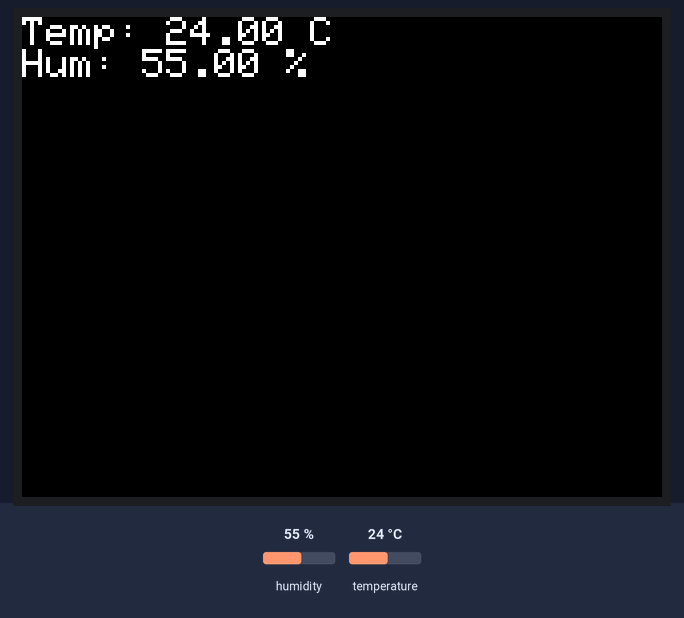
The sketch below on a simulated ESP32. Parts: 320×240 colour display. The test bench sets the inputs (shaded band); at power-on: humidity 55 %, temperature 24 °C. The local clock reads 2024-03-15 10:24:30 at power-on unless the sketch sets it; storage starts empty.

Above: at 1.4 s.
1.5 s: humidity set to 22 %
At 3.4 s:
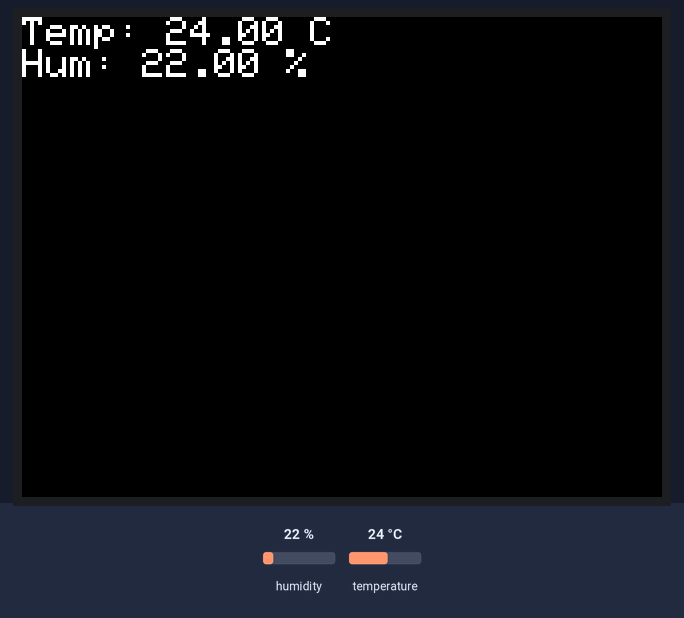
4.3 s: temperature set to 12 °C
At 4.9 s:
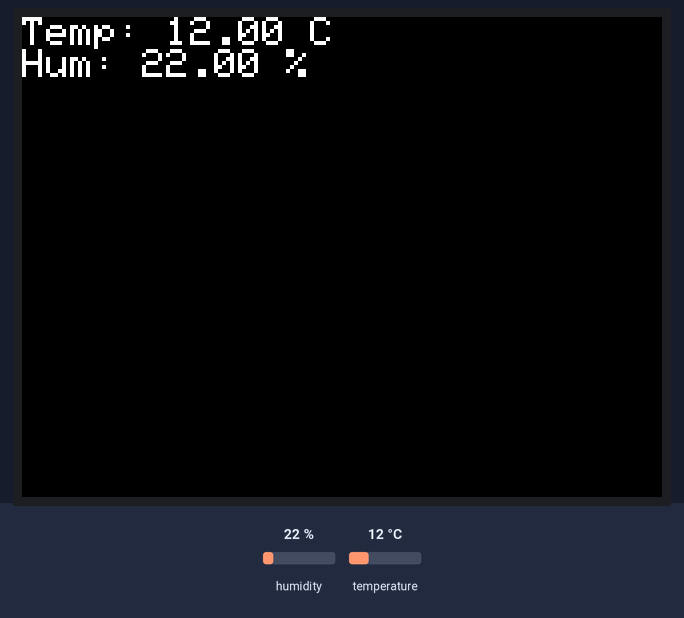
7.1 s: humidity set to 40 %
At 9.9 s:
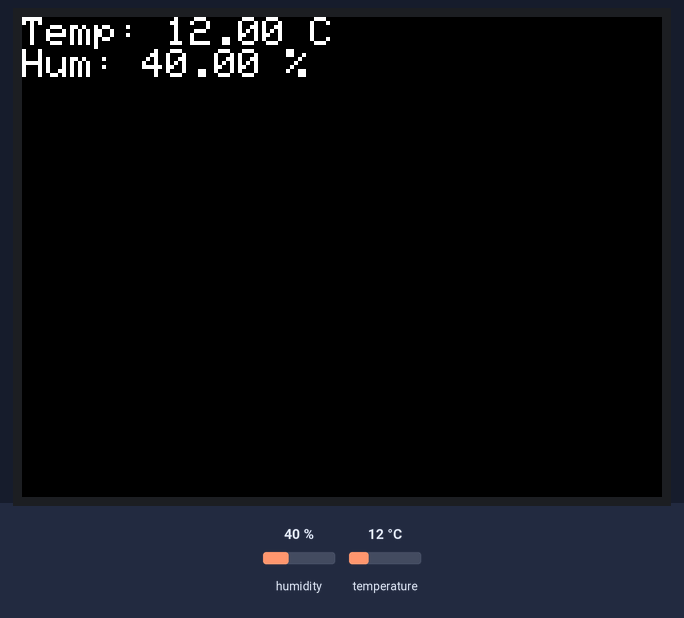
10.2 s: temperature set to 19 °C
Timing chart, 0 to 13.2 s (numbered marks = the images above; inputs shaded):
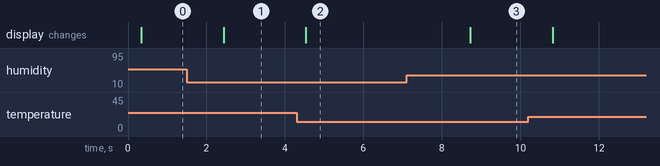

Measured:
- after the input at 1.5 s, the display: changes after 0.94 s (image 1)
- after the input at 4.3 s, the display: changes after 0.23 s (image 2)
- after the input at 7.1 s, the display: changes after 1.6 s (image 3)

The sketch:

TFTcode.ino
```cpp
#include <DHT.h>
#include <Wire.h>
#include <RTClib.h>
#include <SD.h>
#include <TFT_eSPI.h>

#define DHTPIN 2
#define DHTTYPE DHT22
#define SD_CS 10
#define TFT_CS 9
#define TFT_RST 8
#define TFT_RS 7

DHT dht(DHTPIN, DHTTYPE);
RTC_DS3231 rtc;  // Change to RTC_DS3231 for DS3231SN
TFT_eSPI tft = TFT_eSPI();  // Create an instance of the TFT_eSPI class

void setup() {
  Serial.begin(9600);
  dht.begin();

  if (!rtc.begin()) {
    Serial.println("Couldn't find RTC");
    while (1);
  }

  if (!SD.begin(SD_CS)) {
    Serial.println("Card failed, or not present");
    while (1);
  }

  tft.init();
  tft.setRotation(1);
  tft.fillScreen(TFT_BLACK);
}

void loop() {
  float humidity = dht.readHumidity();
  float temperature = dht.readTemperature();
  DateTime now = rtc.now();

  logDataToSD(now, temperature, humidity);
  displayDataOnTFT(temperature, humidity);

  delay(2000);
}

void logDataToSD(DateTime now, float temperature, float humidity) {
  File dataFile = SD.open("datalog.txt", FILE_WRITE);
  if (dataFile) {
    dataFile.print(now.year(), DEC);
    dataFile.print('/');
    dataFile.print(now.month(), DEC);
    dataFile.print('/');
    dataFile.print(now.day(), DEC);
    dataFile.print(' ');
    dataFile.print(now.hour(), DEC);
    dataFile.print(':');
    dataFile.print(now.minute(), DEC);
    dataFile.print(':');
    dataFile.print(now.second(), DEC);
    dataFile.print(", ");
    dataFile.print(temperature);
    dataFile.print(", ");
    dataFile.println(humidity);
    dataFile.close();
  } else {
    Serial.println("Error opening datalog.txt");
  }
}

void displayDataOnTFT(float temperature, float humidity) {
  tft.fillScreen(TFT_BLACK);
  tft.setCursor(0, 0);
  tft.setTextColor(TFT_WHITE);
  tft.setTextSize(2);
  tft.print("Temp: ");
  tft.print(temperature);
  tft.println(" C");
  tft.print("Hum: ");
  tft.print(humidity);
  tft.println(" %");
}
```
